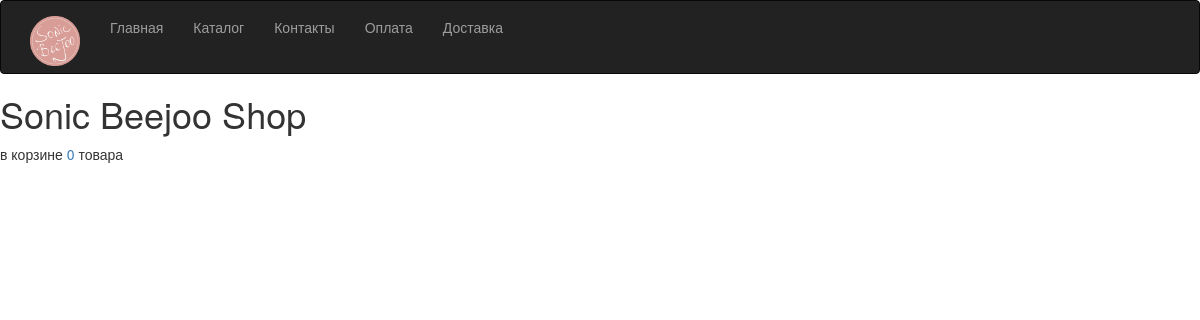
The app's page /, older data.
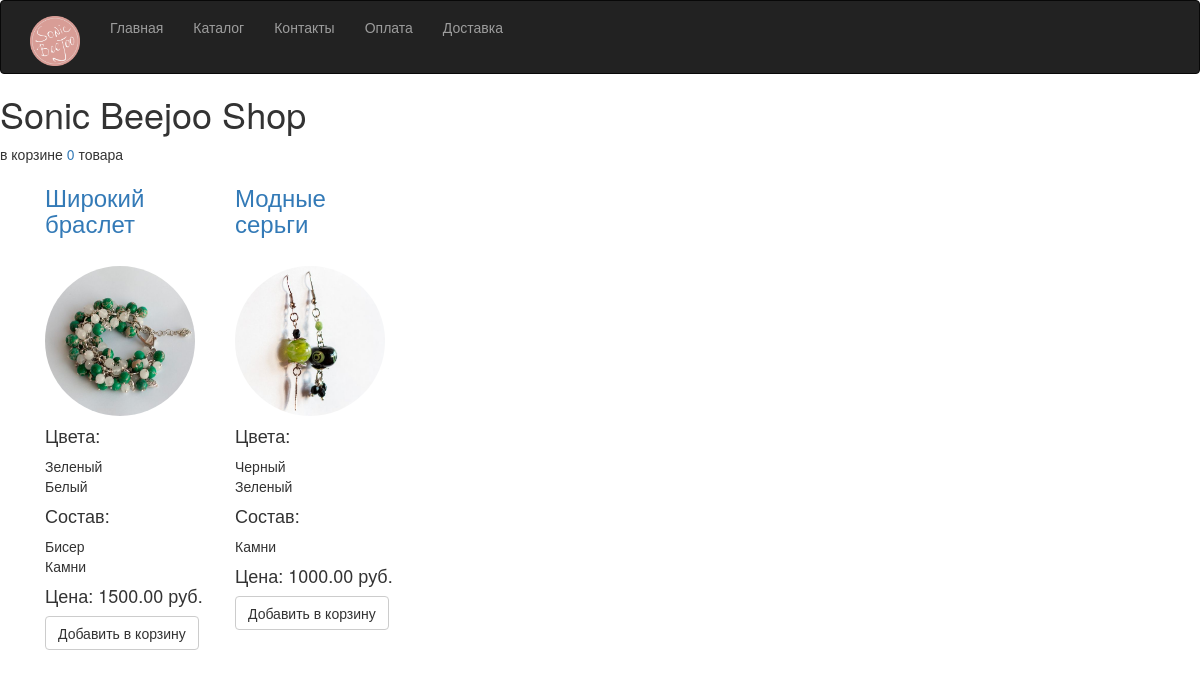
The same page, newer data.
### sonic_beejoo/models.py (models this page shows)
class Good(models.Model):
    category = models.ForeignKey('Category')
    design_types = models.ManyToManyField('DesignType')
    colors = models.ManyToManyField('Color',related_name='all_colors')
    title = models.CharField(max_length=50, blank=False)
    short_description = models.CharField(max_length=100)
    full_description = models.TextField(blank=True)
    price = models.DecimalField(max_digits=10, decimal_places=2)
    sale = models.DecimalField(max_digits=10, decimal_places=2, default=0)
    img_uri = models.ImageField(upload_to='goods_img', blank=True)
    img_second_uri = models.ImageField(upload_to='goods_img', blank=True)
    data_created = models.DateTimeField(default=timezone.now())
    amount = models.IntegerField(default=1)
    slug = models.SlugField(max_length=50, blank=False, unique=True)
    is_displayed = models.BooleanField(default=True)
    class Meta:
        verbose_name_plural = 'Товар'

class Color(models.Model):
    name = models.CharField(max_length=20, blank=False, unique=True)
    is_displayed = models.BooleanField(default=True)
    class Meta:
        verbose_name_plural = 'Цвет'
    def __str__(self):
        return self.name

class DesignType(models.Model):
    name = models.CharField('Тип изделия', max_length=50, blank=False, unique=True)
    is_displayed = models.BooleanField('Отображать', default=True)
    class Meta:
        verbose_name_plural = 'Состав'
    def __str__(self):
        return self.name

### sonic_beejoo/views.py (the view)
# urls.py: url(r'^$', goods, name='index'),
def goods(request):
    if request.method == 'GET':
        in_basket = str(len(request.session['inbasket'])) if 'inbasket' in request.session else 0
        visible_goods = Good.objects.all()
        return render(request, 'sonic_beejoo/product.html', {'goods': visible_goods, 'inbasket': in_basket})
    return HttpResponse(status=405)

### sonic_beejoo/templates/sonic_beejoo/product.html (shortened to what this page needs)
{% extends "sonic_beejoo/_base.html" %}
{% block content %}
<div class="container">
{% for good in goods %}
    <div class="col-md-2">
    <h3><a href="{% url 'good' good.id %}">{{ good.title }}</a></h3><br>
    <img class="img-circle" src="{{ good.img_uri.url }}" width="150" height="150">
    <h4>Цвета:</h4>
    {% for color in good.colors.all %}
         {{ color}}<br>
    {% endfor %}
    <h4>Состав:</h4>
    {% for des in good.design_types.all %}
         {{ des}}<br>
    {% endfor %}
    <h4>Цена: {{ good.price }} руб.</h4>
        <button data-id="{{ good.pk }}" class="btn btn-default">Добавить в корзину</button>
    </div>
{% endfor %}
</div>
{% endblock %}

Row changes from the older to the newer data that the page shows:
added Good: title "Широкий браслет", img_uri (picture), price "1500.00"
added Color: name "Зеленый"
added Color: name "Белый", shown under "Широкий браслет"
added DesignType: name "Бисер", shown under "Широкий браслет"
added DesignType: name "Камни"
added Good: title "Модные серьги", img_uri (picture), price "1000.00"
added Color: name "Черный", shown under "Модные серьги"
